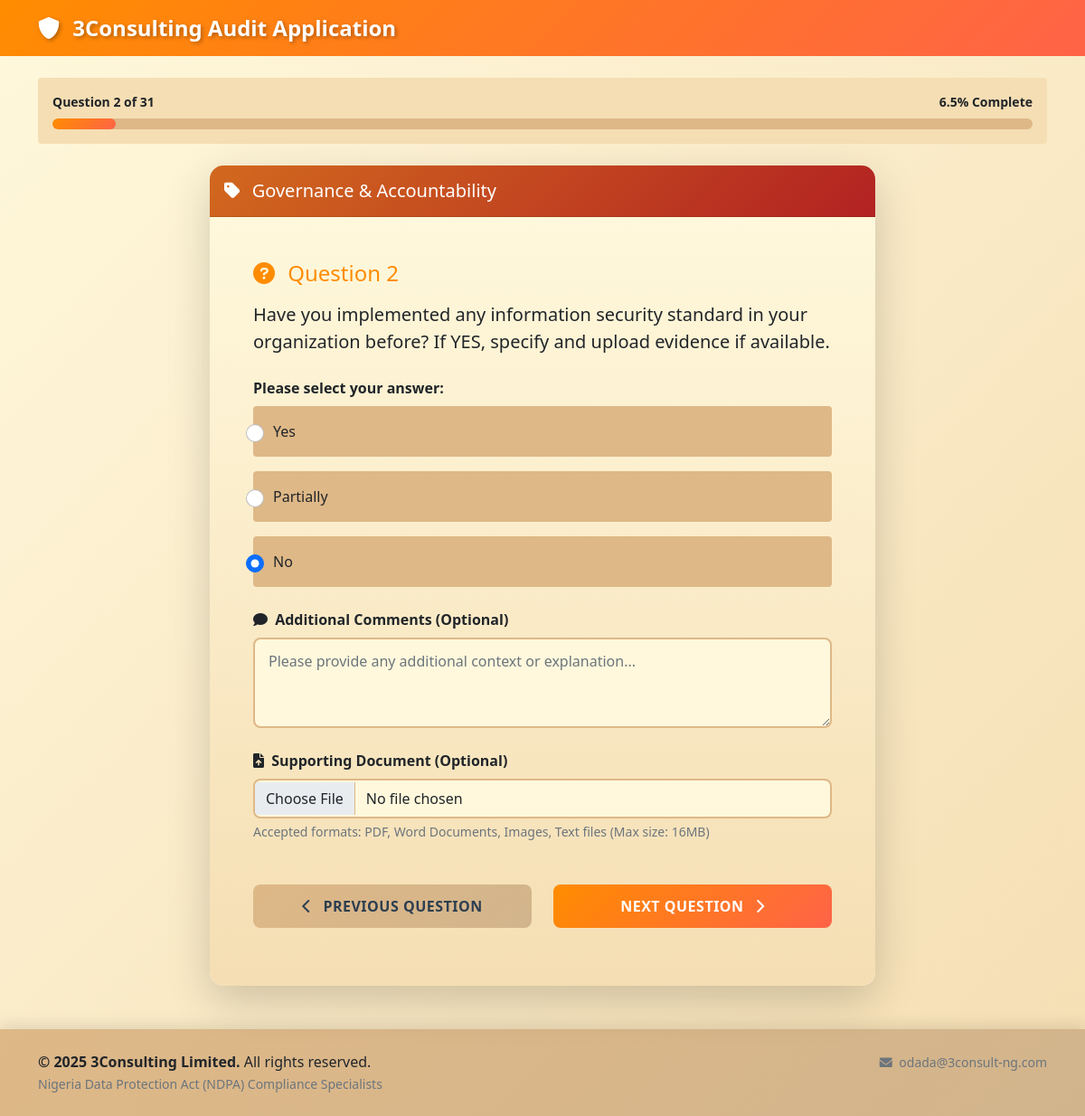
The page /question/2 (signed in) on the database as committed earlier.
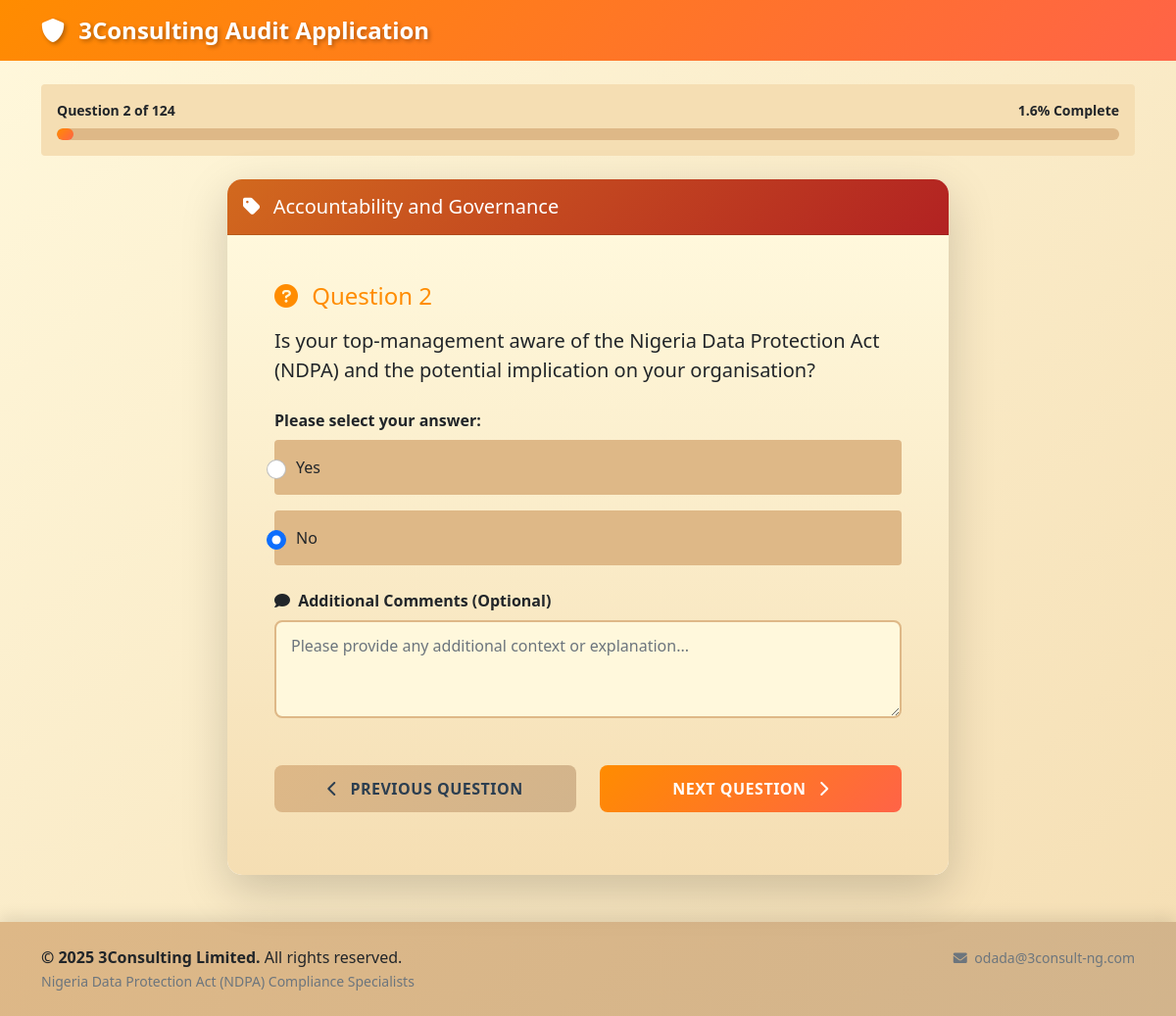
The same page on the database as committed later.
### models.py (models this page shows)
class Question(db.Model):
    id = db.Column(db.Integer, primary_key=True)
    category = db.Column(db.String(100), nullable=False)
    question_text = db.Column(db.Text, nullable=False)
    question_type = db.Column(db.String(50), nullable=False)  # 'multiple_choice', 'file_upload'
    options = db.Column(db.Text)  # JSON string for multiple choice options
    requires_file = db.Column(db.Boolean, default=False)
    order_num = db.Column(db.Integer, nullable=False)
    responses = db.relationship('Response', backref='question', lazy=True)

class Response(db.Model):
    id = db.Column(db.Integer, primary_key=True)
    user_id = db.Column(db.Integer, db.ForeignKey('user.id'), nullable=False)
    question_id = db.Column(db.Integer, db.ForeignKey('question.id'), nullable=False)
    answer = db.Column(db.Text)
    comment = db.Column(db.Text)
    file_path = db.Column(db.String(500))
    created_at = db.Column(db.DateTime, default=datetime.utcnow)

### routes.py (the view)
@app.route('/question/<int:question_id>')
def question(question_id):
    if 'user_id' not in session:
        return redirect(url_for('login'))
    question = Question.query.get_or_404(question_id)
    user_id = session['user_id']
    existing_response = Response.query.filter_by(user_id=user_id, question_id=question_id).first()
    total_questions = Question.query.count()
    current_position = Question.query.filter(Question.order_num <= question.order_num).count()
    next_question = Question.query.filter(Question.order_num > question.order_num).order_by(Question.order_num).first()
    prev_question = Question.query.filter(Question.order_num < question.order_num).order_by(Question.order_num.desc()).first()
    return render_template('question.html',
                         question=question,
                         existing_response=existing_response,
                         total_questions=total_questions,
                         current_position=current_position,
                         next_question=next_question,
                         prev_question=prev_question)

### routes.py (called while the page is built)
@app.template_filter('from_json')
def from_json_filter(value):
    try:
        return json.loads(value) if value else []
    except:
        return []

@app.context_processor
def utility_processor():
    return dict(enumerate=enumerate)

### templates/question.html (shortened to what this page needs)
{% extends "base.html" %}
{% block content %}
<div class="row mb-4">
    <div class="col-12">
        <div class="card border-0" style="background-color: #F5DEB3;">
            <div class="card-body py-3">
                <div class="d-flex justify-content-between align-items-center mb-2">
                    <small class="text-dark fw-bold">Question {{ current_position }} of {{ total_questions }}</small>
                    <small class="text-dark fw-bold">{{ ((current_position / total_questions) * 100) | round(1) }}% Complete</small>
                </div>
                <div class="progress" style="height: 12px;">
                    <div class="progress-bar" role="progressbar"
                         style="width: {{ (current_position / total_questions) * 100 }}%; background: linear-gradient(135deg, #FF8C00, #FF6347);"></div>
                </div>
            </div>
        </div>
    </div>
</div>
<div class="row justify-content-center">
    <div class="col-lg-8">
        <div class="card shadow-lg border-0 audit-card">
            <div class="card-header text-white py-3" style="background: linear-gradient(135deg, #D2691E, #B22222);">
                <h5 class="mb-0">
                    <i class="fas fa-tag me-2"></i>
                    {{ question.category }}
                </h5>
            </div>
            <div class="card-body p-5" style="background: linear-gradient(to bottom, #FFF8DC, #F5DEB3);">
                <form method="POST" action="{{ url_for('submit_answer') }}" enctype="multipart/form-data">
                    <div class="mb-4">
                        <h4 class="mb-3" style="color: #FF8C00;">
                            <i class="fas fa-question-circle me-2"></i>
                            Question {{ current_position }}
                        </h4>
                        <p class="lead text-dark">{{ question.question_text }}</p>
                    </div>
                    {% if question.question_type == 'multiple_choice' %}
                        <div class="mb-4">
                            <label class="form-label fw-bold text-dark">Please select your answer:</label>
                            {% set options = question.options | from_json %}
                            {% for option in options %}
                                <div class="form-check mb-3 p-3 rounded" style="background-color: #DEB887;">
                                    <input class="form-check-input audit-radio" type="radio" name="answer"
                                           id="option_{{ loop.index }}" value="{{ option }}"
                                           {% if existing_response and existing_response.answer == option %}checked{% endif %} required>
                                    <label class="form-check-label text-dark fw-medium" for="option_{{ loop.index }}">
                                        {{ option }}
                                    </label>
                                </div>
                            {% endfor %}
                        </div>
                    {% endif %}
                    <div class="mb-4">
                        <label for="comment" class="form-label fw-bold text-dark">
                            <i class="fas fa-comment me-1"></i>
                            Additional Comments (Optional)
                        </label>
                        <textarea class="form-control audit-textarea" id="comment" name="comment" rows="3"
                                  placeholder="Please provide any additional context or explanation...">{% if existing_response %}{{ existing_response.comment }}{% endif %}</textarea>
                    </div>
                    {% if 'upload' in question.question_text.lower() %}
                        <div class="mb-4">
                            <label for="file" class="form-label fw-bold text-dark">
                                <i class="fas fa-file-upload me-1"></i>
                                Supporting Document (Optional)
                            </label>
                            <input type="file" class="form-control audit-file-input" id="file" name="file"
                                   accept=".pdf,.doc,.docx,.jpg,.jpeg,.png,.txt">
                            <div class="form-text text-muted">
                                Accepted formats: PDF, Word Documents, Images, Text files (Max size: 16MB)
                            </div>
                        </div>
                    {% endif %}
                    <div class="row mt-5">
                        <div class="col-md-6 mb-3">
                            {% if prev_question %}
                                <a href="{{ url_for('question', question_id=prev_question.id) }}"
                                   class="btn w-100 audit-btn-secondary">
                                    <i class="fas fa-chevron-left me-2"></i>
                                    Previous Question
                                </a>
                            {% else %}
                                <div class="text-muted text-center p-3">
                                    <i class="fas fa-info-circle me-1"></i>
                                    This is the first question
                                </div>
                            {% endif %}
                        </div>
                        <div class="col-md-6">
                            <button type="submit" class="btn w-100 audit-btn-primary">
                                {% if next_question %}
                                    Next Question
                                    <i class="fas fa-chevron-right ms-2"></i>
                                {% else %}
                                    Complete Audit
                                    <i class="fas fa-check ms-2"></i>
                                {% endif %}
                            </button>
                        </div>
                    </div>
                </form>
            </div>
        </div>
    </div>
</div>
{% endblock %}

### templates/base.html (shortened to what this page needs)
<!DOCTYPE html>
<html lang="en">
<head>
    <link href="https://cdn.jsdelivr.net/npm/bootstrap@5.1.3/dist/css/bootstrap.min.css" rel="stylesheet">
    <link href="https://cdnjs.cloudflare.com/ajax/libs/font-awesome/6.0.0/css/all.min.css" rel="stylesheet">
    <link href="{{ url_for('static', filename='css/style.css') }}" rel="stylesheet">
</head>
<body>
    <nav class="navbar navbar-expand-lg navbar-dark" style="background: linear-gradient(135deg, #FF8C00, #FF6347);">
        <div class="container">
            <a class="navbar-brand fw-bold" href="{{ url_for('index') }}">
                <i class="fas fa-shield-alt me-2"></i>
                3Consulting Audit Application
            </a>
        </div>
    </nav>
    <main class="container mt-4">
        {% block content %}{% endblock %}
    </main>
    <footer class="mt-5 py-4" style="background: linear-gradient(135deg, #DEB887, #D2B48C);">
        <div class="container">
            <div class="row">
                <div class="col-md-8">
                    <p class="mb-0 text-dark">
                        <strong>&copy; 2025 3Consulting Limited.</strong> All rights reserved.
                    </p>
                    <small class="text-muted">Nigeria Data Protection Act (NDPA) Compliance Specialists</small>
                </div>
                <div class="col-md-4 text-end">
                    <small class="text-muted">
                        <i class="fas fa-envelope me-1"></i>
                        odada@3consult-ng.com
                    </small>
                </div>
            </div>
        </div>
    </footer>
</body>
</html>

### static/css/style.css (style rules this page uses)
:root { --primary-orange: #FF8C00; --light-orange: #FFD700; --beige: #F5DEB3; --dark-beige: #DEB887; --darker-beige: #D2B48C; --cream: #FFF8DC; --dark-orange: #FF6347; --gradient-primary: linear-gradient(135deg, #FF8C00, #FF6347); --gradient-secondary: linear-gradient(135deg, #DEB887, #D2B48C); --gradient-light: linear-gradient(to bottom, #FFF8DC, #F5DEB3); }
body { font-family: 'Segoe UI', Tahoma, Geneva, Verdana, sans-serif; background: linear-gradient(to bottom right, #FFF8DC, #F5DEB3); min-height: 100vh; }
.audit-card { border-radius: 15px; overflow: hidden; box-shadow: 0 10px 30px rgba(255, 140, 0, 0.2); transition: transform 0.3s ease, box-shadow 0.3s ease; }
.audit-btn-primary { background: var(--gradient-primary); border: none; color: white; font-weight: 600; padding: 12px 24px; border-radius: 8px; transition: all 0.3s ease; text-transform: uppercase; letter-spacing: 0.5px; }
.audit-btn-secondary { background: var(--gradient-secondary); border: none; color: #2C3E50; font-weight: 600; padding: 12px 24px; border-radius: 8px; transition: all 0.3s ease; text-transform: uppercase; letter-spacing: 0.5px; }
.audit-textarea { border: 2px solid #DEB887; border-radius: 8px; padding: 12px 15px; font-size: 16px; background-color: #FFF8DC; resize: vertical; min-height: 100px; transition: all 0.3s ease; }
.audit-radio { width: 20px; height: 20px; margin-right: 10px; accent-color: #FF8C00; }
.progress { background-color: #DEB887; border-radius: 10px; overflow: hidden; }
.progress-bar { border-radius: 10px; transition: width 0.6s ease; }
.navbar-brand { font-size: 1.5rem; text-shadow: 2px 2px 4px rgba(0, 0, 0, 0.3); }
footer { margin-top: auto; box-shadow: 0 -5px 15px rgba(0, 0, 0, 0.1); }

Rows that differ between the two databases and show on the page:
changed Question: category "Governance & Accountability" → "Accountability and Governance"; question_text "Have you implemented any information security standard in your organization before? If YES, specify and upload evidence if available." → "Is your top-management aware of the Nigeria Data Protection Act (NDPA) and the potential implication on your organisation?"
Other text that changed with them:
{{ total_questions }}: "31" → "124"
{{ ((current_position / total_questions) * 100) | round(1) }}: "6.5" → "1.6"
{{ (current_position / total_questions) * 100 }}: 6.451612903225806 → 1.6129032258064515 (drawn)
list line gone: "☐ Partially"
list line gone: "Partially"
text no longer shown: "Supporting Document (Optional) Accepted formats: PDF, Word Documents, Images, Text files (Max size: 16MB)"
